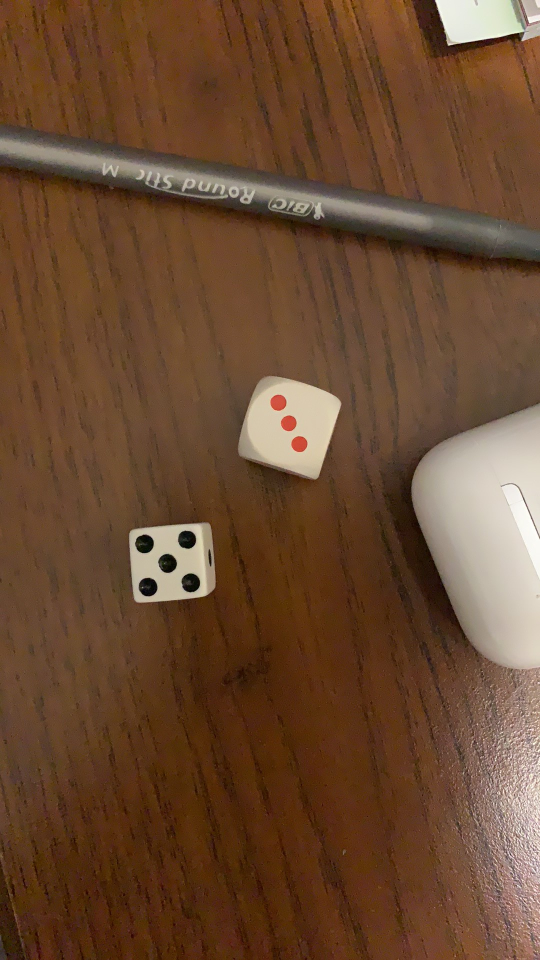
#> input picture 1.jpg, 1080 x 1920 px (shown at 1/2 size)
$ jupyter execute dices.ipynb   (shell and % lines are left out)
#> lines starting #> are read from the running program, lines starting #| are printed output that depends on the picture; after the words box and inside, x2 and y2 are one past the last pixel; in counts of white or black regions, pixels touching at a corner belong together
### dice_counter.py
import cv2 as cv
import numpy as np
import random as rng
import copy
import matplotlib.pyplot as plt


def remove_everything_below_std_and_mean(image):
    treshold = round(np.std(image) + np.mean(image))
    return np.array((image > treshold) * 255, dtype=np.uint8)


# [7 lines left out: function __draw_contours, not called in this run]


def process_image_and_draw_fragments(filtered_image):
    min_width = 30
    max_width = 400
    color = (rng.randint(120,130), rng.randint(120,130), rng.randint(120,130))
    minimum_distance_between_circles_centers = 80

    contoursss, hierarchy = cv.findContours(filtered_image, cv.RETR_EXTERNAL, cv.CHAIN_APPROX_NONE)
    images = []
    for j, con in enumerate(contoursss):
        x,y,w,h = cv.boundingRect(contoursss[j])

        perimeter  = cv.arcLength(con, True)
        approx = cv.approxPolyDP(con, 0.03 * perimeter , True)

        if len(approx) != 4 or w < min_width or w > max_width or h < min_width or h > max_width:
            continue

        cropped =  filtered_image[y:y+h,x:x+w]
        rezised = cv.resize(cropped, (400, 400))

        circles = cv.HoughCircles(rezised, cv.HOUGH_GRADIENT, 1,
                            minimum_distance_between_circles_centers,
                            param1=100, param2=14,
                            minRadius=15, maxRadius=80)

        if circles is None:
            continue

        circles = np.uint16(np.around(circles))
        for i, circle in enumerate(circles[0, :6]):
            center = (circle[0],circle[1])
            radius = circle[2]
            cv.circle(rezised,center,radius,color,3)

        images.append(rezised)


    fig = plt.figure()
    for i, img in enumerate(images):
        fig.add_subplot(len(images), 1, i+1)
        plt.imshow(img)

    plt.show()


# [54 lines left out: functions __process, process_image, not called in this run]


# [2 lines that do not run on import are left out]

### dices.ipynb
[cell 1]
import numpy as np
import matplotlib.pyplot as plt
from skimage import io
import cv2 as cv
import skimage
from skimage import data, io, filters, exposure
from skimage.color import rgb2gray
from skimage import feature
from skimage import measure
import random as rng

from dice_counter import *

## Wkyrywanie liczby oczek w kostkach
### Piotr Derenowski
### Mateusz Klaczyński

Celem projektu jest stworzenie programu wykrywającego liczbę widocznych oczek na zdjęciach kostek do gry. Po znalezieniu takowej, program sprawdza ile oczek ma widoczna ściana kostki i wypisuje liczbę oczek obok miejsca wykrycia. Następnie, po sprawdzeniu wszystkich kostek, wypisuje liczbę wszystkich oczek w lewym górnym rogu obrazka. Projekt oparty jest na bibliotece języka python - openCV.

Poniżej przedstawione zostało przykładowe przetwarzanie obrazka, z opisem krok po kroku wykonywanych przez program operacji.

Na samym końcu raportu znajduje się prezentacja działania programu na większej ilości różnych zdjęć.

1. Proces wykrywania zaczynam od wczytania zdjęcia biblioteką opencv zmianie rozdzielczości zdjęcia oraz nałożenia filtra szarości na zdjęcie

[cell 2]
image = cv.imread("1.jpg")
#> image is the input picture: shape (1920, 1080, 3); mean B, G, R 49.3, 73.8, 106.2
image = cv.resize(image, (1280, 720))
#> image: shape (720, 1280, 3)
bw_image = cv.cvtColor(image, cv.COLOR_RGB2GRAY)
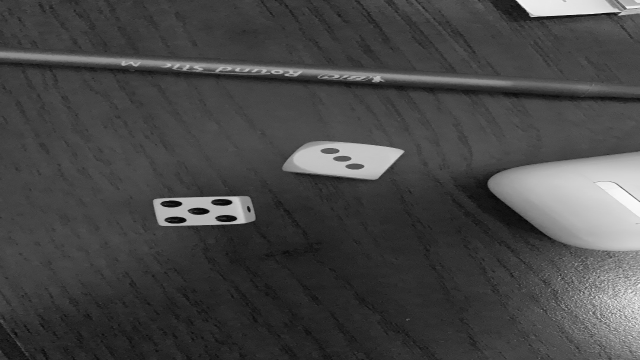
#> bw_image: shape (720, 1280) (shown at 1/2 size); min 1, max 253, mean 70.1
# fig = plt.figure(figsize=(10, 10))
# fig.add_subplot(2, 1, 1)
plt.imshow(cv.cvtColor(image, cv.COLOR_BGR2RGB))
# fig.add_subplot(2, 1, 2)
# plt.imshow(bw_image, cmap="binary_r")
# plt.show()

2. Definujemy funkcję która usuwa ze zdjęcia wszystko co jest poniżej średniej + mediany wartości pikseli zdjęcia

[cell 3]
def remove_everything_below_std_and_mean(image):
    treshold = round(np.std(image) + np.mean(image))
#> treshold = 112
    return np.array((image > treshold) * 255, dtype=np.uint8)
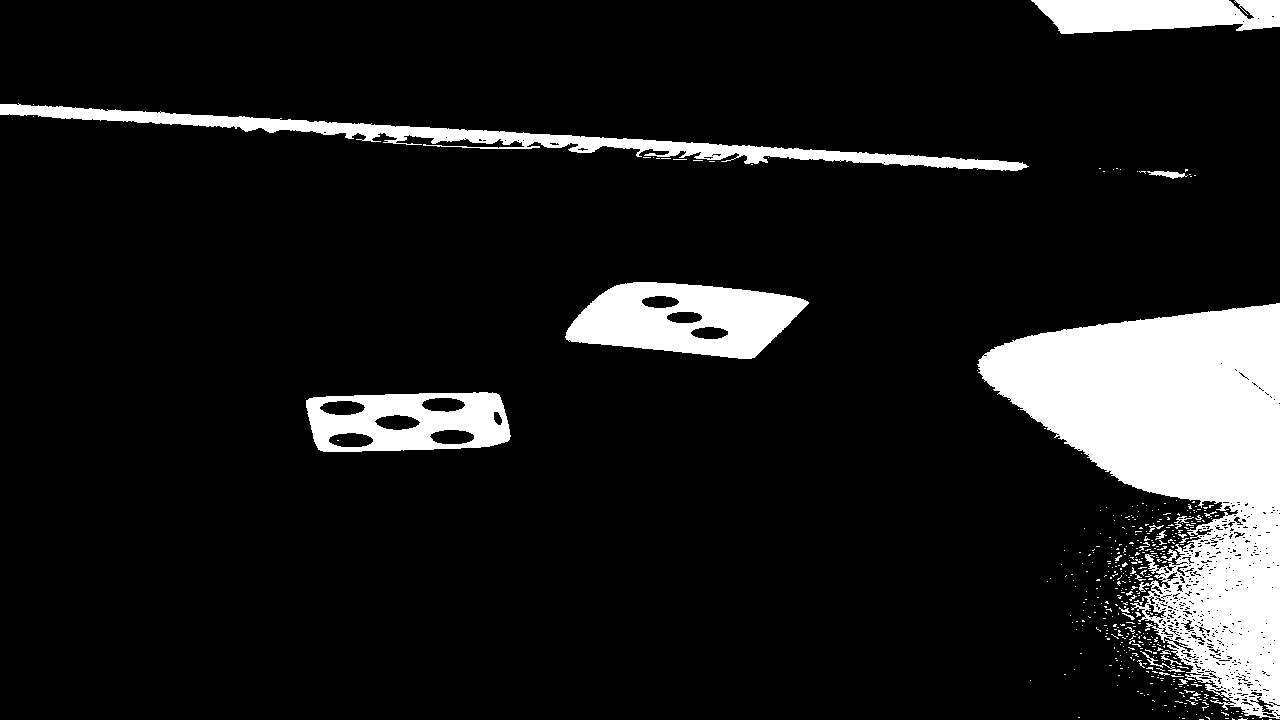
#> returned value: shape (720, 1280); 11.2% white; 425 white regions (402 under 20 px), largest, box (x1, y1, x2, y2) and area: (977, 303, 1280, 719) 61476, (565, 282, 809, 359) 12271, (0, 103, 1029, 171) 11827

Efekt funkcji

[cell 4]
filtered = remove_everything_below_std_and_mean(bw_image)
plt.imshow(filtered, cmap="binary_r")
plt.show()

Następnie używamy wbudowanej w opencv funkcji erode by powiększyć miejsca zaineteresowania pozbyć się szumu który występuje obok siebie, nakładamy dwie iteracje

[cell 5]
kernel = np.ones((3,3), np.uint8)
eroded = cv.erode(filtered, kernel, iterations=2)
#> eroded: shape (720, 1280); 8.4% white; 53 white regions (43 under 20 px)
plt.imshow(eroded, cmap="binary_r")
plt.show()

[cell 6]
def process(base_image, filtered_image):
    base_image = np.array(base_image, dtype=np.uint8)
    min_width = 30
    max_width = 400
    rectangle_thickness = 4
    color = (rng.randint(120,130), rng.randint(120,130), rng.randint(120,130))
    minimum_distance_between_circles_centers = 80

    contoursss, hierarchy = cv.findContours(filtered_image, cv.RETR_EXTERNAL, cv.CHAIN_APPROX_NONE)
#> contoursss = 53 contours, 43 with area under 20; largest, box (x1, y1, x2, y2) and area: (981, 305, 1280, 703) 49094, (568, 284, 805, 357) 11753, (308, 394, 508, 450) 7797, (0, 106, 1021, 169) 4968, (1036, 0, 1245, 32) 4884
    all_circles = 0

    for j, con in enumerate(contoursss):
        x,y,w,h = cv.boundingRect(contoursss[j])

        perimeter  = cv.arcLength(con, True)
        approx = cv.approxPolyDP(con, 0.03 * perimeter , True)

        if len(approx) != 4 or w < min_width or w > max_width or h < min_width or h > max_width:
            continue

        cropped =  filtered_image[y:y+h,x:x+w]
        rezised = cv.resize(cropped, (400, 400))

        circles = cv.HoughCircles(rezised, cv.HOUGH_GRADIENT, 1,
                            minimum_distance_between_circles_centers,
                            param1=100, param2=14,
                            minRadius=15, maxRadius=80)

        if circles is None:
            continue

        circles = np.uint16(np.around(circles))
        circles_count = len(circles[0, :])
        all_circles += circles_count
        cv.rectangle(base_image, (x, y), (x+w, y+h), color, rectangle_thickness)
        cv.putText(base_image, str(circles_count), (x+w+10, y+h+10), cv.FONT_HERSHEY_SIMPLEX, 2, color, 3, cv.LINE_AA)
#> this loop made 53 passes
#> (x, y, w, h, perimeter) on passes 2, 4, 6, 7, 8, 9, 10, 15: (1250, 712, 1, 1, 0), (1255, 705, 1, 1, 0), (1234, 691, 1, 1, 0), (1243, 686, 6, 6, 18.24), (1252, 683, 6, 5, 16.24), (1223, 678, 14, 9, 42.14), (1203, 658, 27, 18, 86.63), (1190, 640, 15, 15, 52.14)
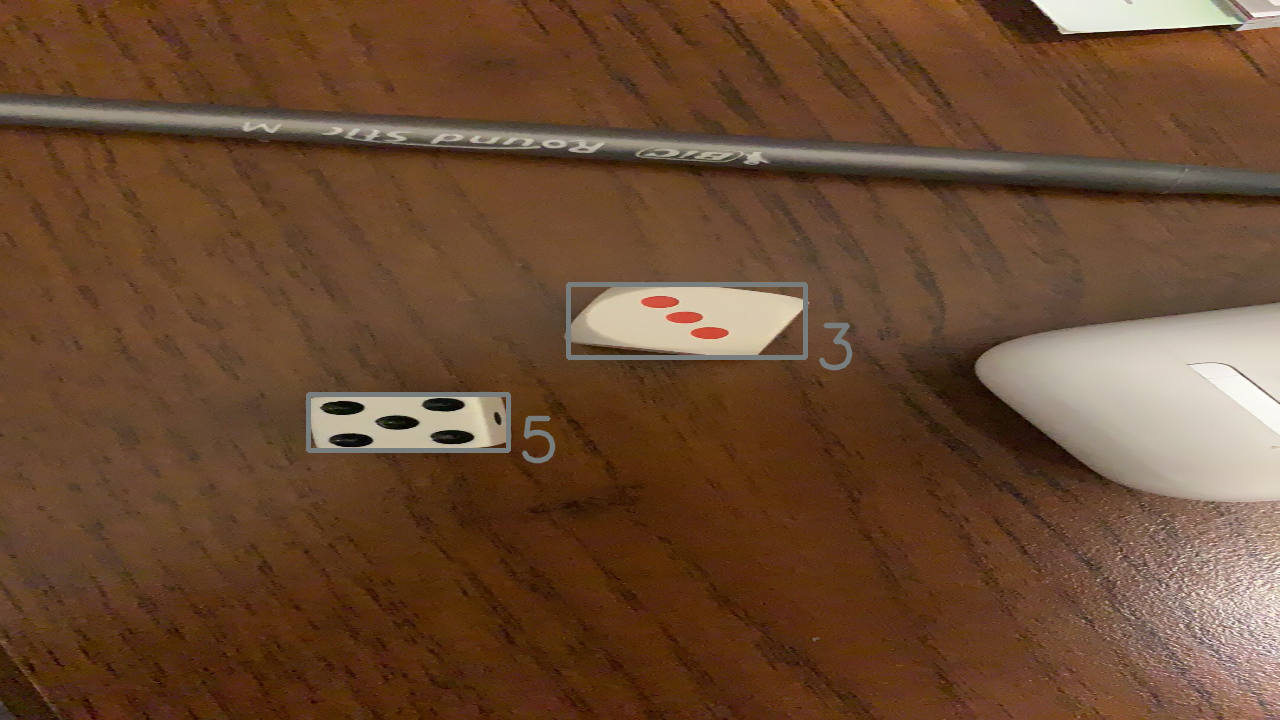
#> base_image: shape (720, 1280, 3); mean of channels 0, 1, 2 49.7, 74.1, 106.2; drawn as B, G, R
#> cropped: shape (32, 209); 76.6% white; 3 black regions
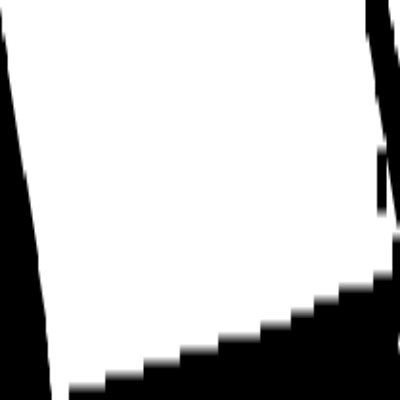
#> rezised: shape (400, 400); min 0, max 255, mean 195.4
#> after the loop, all_circles = 8

    cv.putText(base_image, f'Wszystkich kropek: {all_circles}', (60, 60), cv.FONT_HERSHEY_SIMPLEX, 2, (100, 100, 100), 4, cv.LINE_AA)
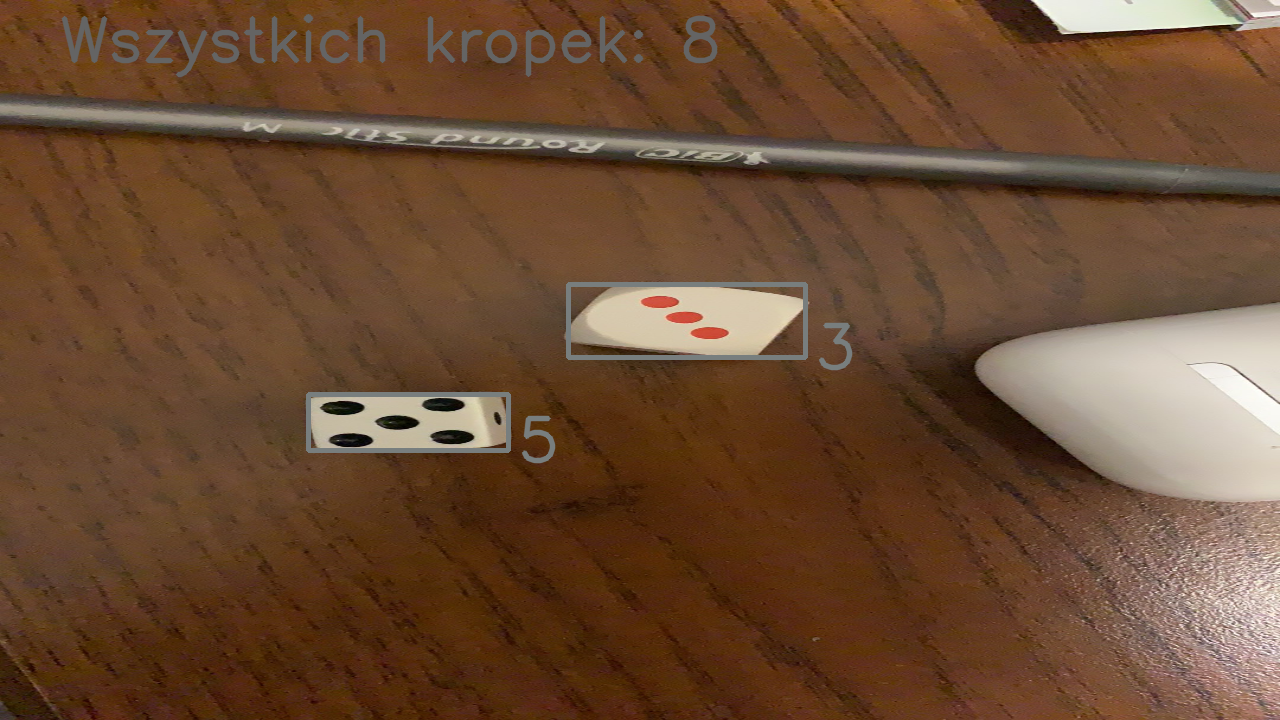
#> base_image: shape (720, 1280, 3); 1.15% of pixels changed, all inside (x1, y1, x2, y2) = (61, 14, 718, 78); drawn as B, G, R


    plt.imshow(cv.cvtColor(base_image, cv.COLOR_BGR2RGB))

    plt.show()

Efektem funkcji jest

[cell 7]
process(image, eroded)

```

Poszukujemy konturów zdefiniowaną przez openCV funkcją `findContours`, z parametrem `cv.RETR_EXTERNAL` który zwróci nam tylko zewnętrzne kontury
```python
contoursss, hierarchy = cv.findContours(filtered_image, cv.RETR_EXTERNAL, cv.CHAIN_APPROX_NONE)
```
Następnie iterujemy po wszystkich znalezionych konturach, i wyznaczamy najmniejszy prostokąt otaczający dany kontur
```python
for j, con in enumerate(contoursss):
    x,y,w,h = cv.boundingRect(contoursss[j])
```
przy pomocy funkcji `arcLength` i `approxPolyDP` wyznaczamy przybliżoną ilość kątów jeśli liczba kątów jest inna niż 4 to omijamy dany kontur, także jeśli szerokośc i wysokość nie jest w empirycznie wyznaczonym przedziale omijamy kontur
```python
    perimeter  = cv.arcLength(con, True)
    approx = cv.approxPolyDP(con, 0.03 * perimeter , True)

    if len(approx) != 4 or w < min_width or w > max_width or h < min_width or h > max_width:
        continue
```
jeśli kontur spełnił wszystkie warunki to wycinamy ten frgment zdjęcia według wcześniej wyznaczonego najmniejszego prostokąta otaczającego kontur i zmieniamy rozdzielczość do stałego rozmiaru po to żeby łatwiej było dobrać parametry do funkcji `HoughCircles`
```python
        cropped =  filtered_image[y:y+h,x:x+w]
        rezised = cv.resize(cropped, (400, 400))
```
funkcja `HoughCircles` znajduje na obrazku kontury w kształcie kół,  jako  parametry przyjmuje po kolei nasz fragment zdjęcia, metodę z jaką określa kontury, mnożnik rozdzielczości akumulatora to metody określającej kontury, następnie podawny jest minimalny dystant jaki przyjmujemy między środkami kół, oraz kolejne dwa parametry `param1` przekazywane do Canny detektora konturó i `param2` który odpowiada za "jakoś" kół im mniejsza jego wartośc tym dopuszcamy bardziej zniekształcone koła, następnie dwa samo defuniujące się parametry `minRadius` i `maxRadius`.
Wartości jakie używamy zostały wybrane empirycznie

```python
        circles = cv.HoughCircles(rezised, cv.HOUGH_GRADIENT, 1,
                            minimum_distance_between_circles_centers,
                            param1=100, param2=14,
                            minRadius=15, maxRadius=80)
```

Jeśli na danym fragmencie zdjęć nie zostało wykryte żadne koło to omijamy ten fragment.
Jesli zostało wykryte kropki to do wszystkich kropek dodajemy ilość kropek na fragmencie oraz rysujemy otaczający go prostokąt i liczbę kropek na danej kostce
```python
        if circles is None:
                    continue

                circles = np.uint16(np.around(circles))
                circles_count = len(circles[0, :])
                all_circles += circles_count
                cv.rectangle(base_image, (x, y), (x+w, y+h), color, rectangle_thickness)
                cv.putText(base_image, str(circles_count), (x+w+10, y+h+10), cv.FONT_HERSHEY_SIMPLEX, 2, color, 3, cv.LINE_AA)

```

efekt podziału na obrazka na fragmenty można zobaczyć poniżej, dla przejrzystoći użyłem funkcji z pliku `dices_counter.py` gdzie zdefiniowałem funkcję bardzo podobną do wyżej pokazanej `process`

[cell 8]
process_image_and_draw_fragments(eroded)
#> the loop in process_image_and_draw_fragments, `for j, con in enumerate(contoursss):` made 53 passes
#> after the loop in process_image_and_draw_fragments, `for j, con in enumerate(contoursss):`: images = 2 items
#> the loop in process_image_and_draw_fragments, `for i, img in enumerate(images):` made 2 passes
#> in process_image_and_draw_fragments, `plt.show()`:
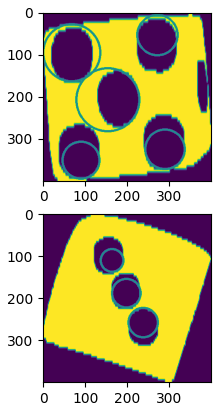
#> figure drawn by matplotlib, 2 panels

[cell 9]
dices_result = [
    8,10,9,9,8,3,6,2,3,6,8,8,6,6,3,3,5,3,3,3,5,5,5,7,2,2,3,3,6,6,1,1,5,5,3,9,6,1,1,1,3,2,6,6,2,8,7,3,5,1,5,
    1,3,6,4,4,4,4,5,5,5,5,10,5,4,5,5,4,3,7,4,5,5,3,2,2,6,2,6,6,6,6,6,6,5,5,5,5,3,2
]

[cell 10]
def test(detected_number, photo_number):
    if detected_number == dices_result[photo_number]:
        return 1
    else:
        return 0

Przykład naszego algorytmu można zobaczyć na poniższych przykładach

[cell 11]
test_result = []
program_result = []
for i in range(1,91):
    #Dopisać zwracanie liczby oczek z process image
    #process_image(f"{i}.jpg")
    program_result.append(6)
    #ma byc
    # result = process_image(f"{i}.jpg")
    # program_result.append(result)

[cell 12]
for i in range(90):
    test_result.append(test(program_result[i], dices_result[i]))
print(test_result.count(1))
test_result = []

$ run again, with 12.jpg copied over 1.jpg
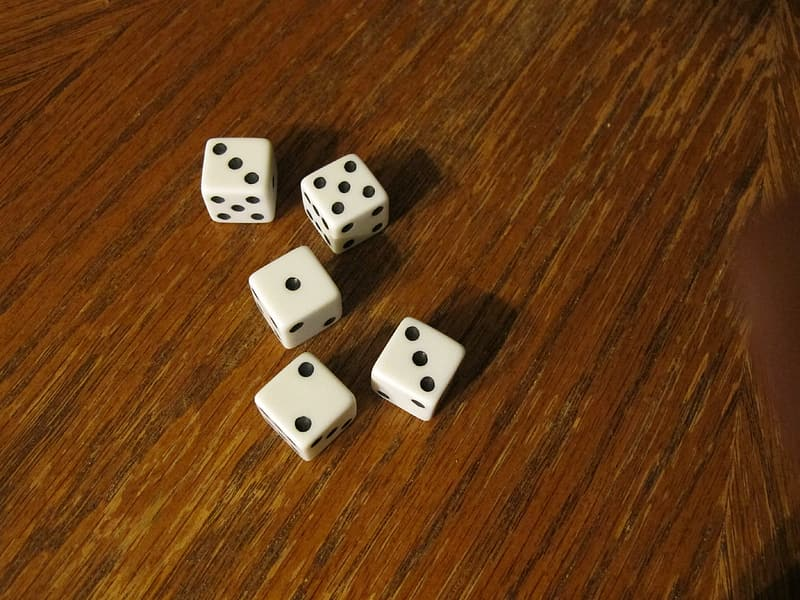
#> input picture 12.jpg, 800 x 600 px
#> image is the input picture: shape (600, 800, 3); mean B, G, R 22.7, 59.6, 102.3
#> image: shape (720, 1280, 3)
#> treshold = 92
#> eroded: shape (720, 1280); 4.5% white; 5 white regions
#> in process, `contoursss, hierarchy = cv.findContours(filtered_image, cv.RETR_EXTERN..`: contoursss = 5 contours; box (x1, y1, x2, y2) and area: (400, 297, 541, 417) 10278, (409, 425, 567, 552) 10261, (596, 382, 741, 504) 10258, (323, 167, 437, 266) 9397, (483, 187, 618, 301) 7814
#> the loop in process, `for j, con in enumerate(contoursss):` made 5 passes
#> (x, y, w, h, perimeter) on passes 3 to 5: (400, 297, 141, 120, 431.2), (483, 187, 135, 114, 479.8), (323, 167, 114, 99, 486)
#> after the loop in process, `for j, con in enumerate(contoursss):`:
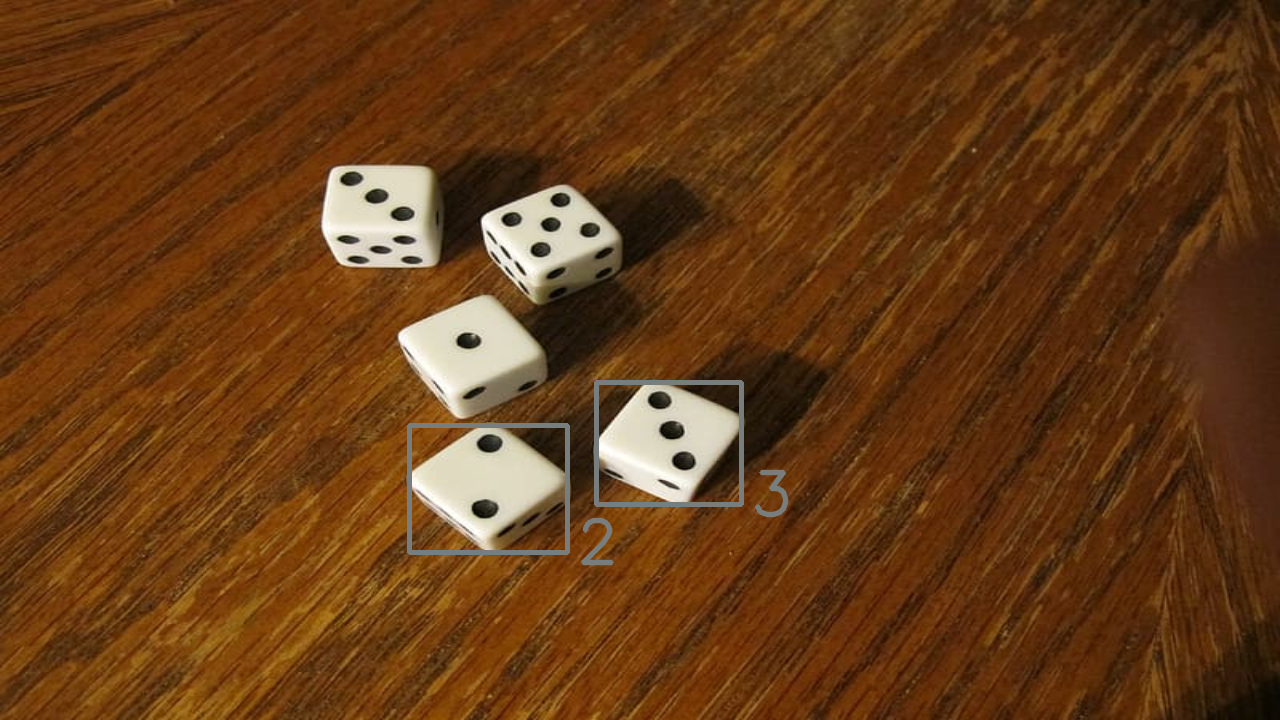
#> base_image: shape (720, 1280, 3); mean of channels 0, 1, 2 23.3, 59.9, 102.3; drawn as B, G, R
#> after the loop in process, `for j, con in enumerate(contoursss):`: all_circles = 5
#> the loop in process_image_and_draw_fragments, `for j, con in enumerate(contoursss):` made 5 passes
#> after the loop in process_image_and_draw_fragments, `for j, con in enumerate(contoursss):`: images = 2 items
#> the loop in process_image_and_draw_fragments, `for i, img in enumerate(images):` made 2 passes
#> in process_image_and_draw_fragments, `plt.show()`:
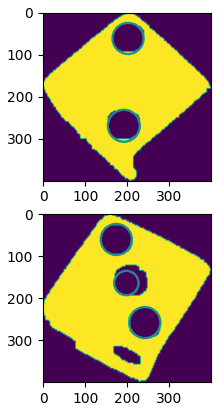
#> figure drawn by matplotlib, 2 panels
